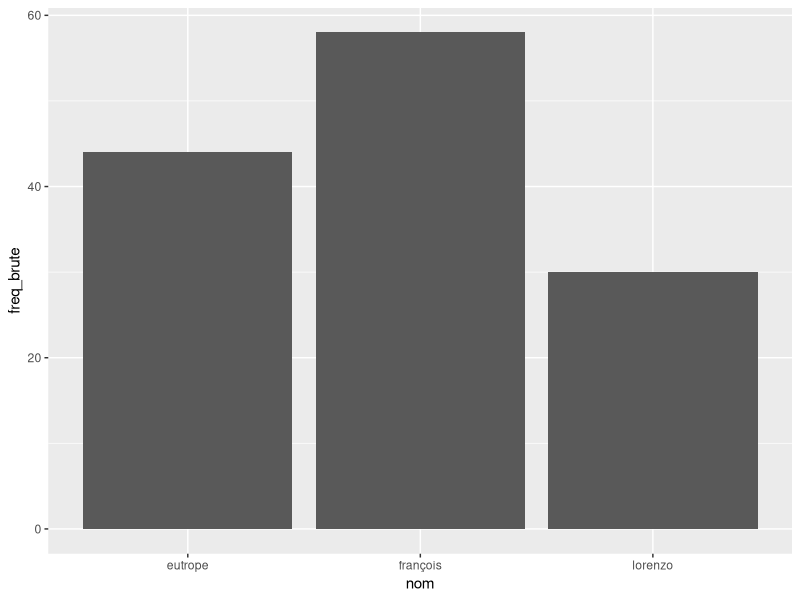
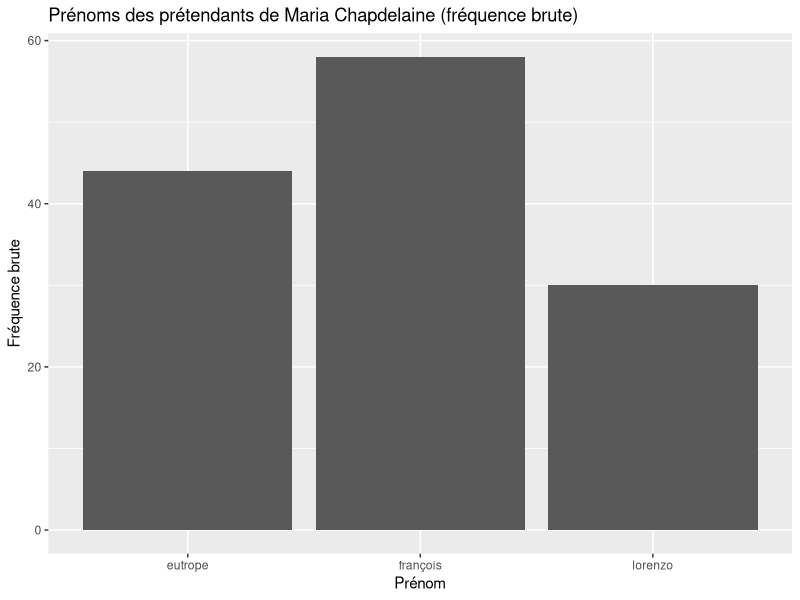
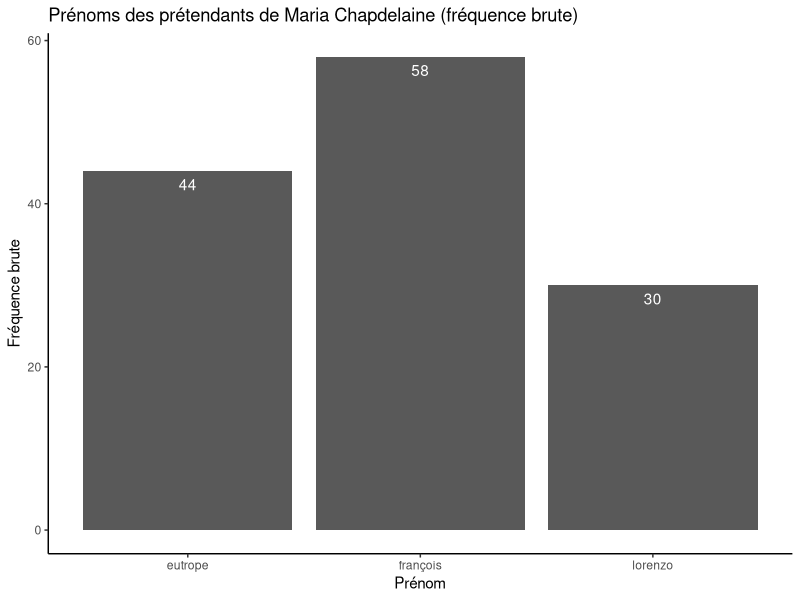
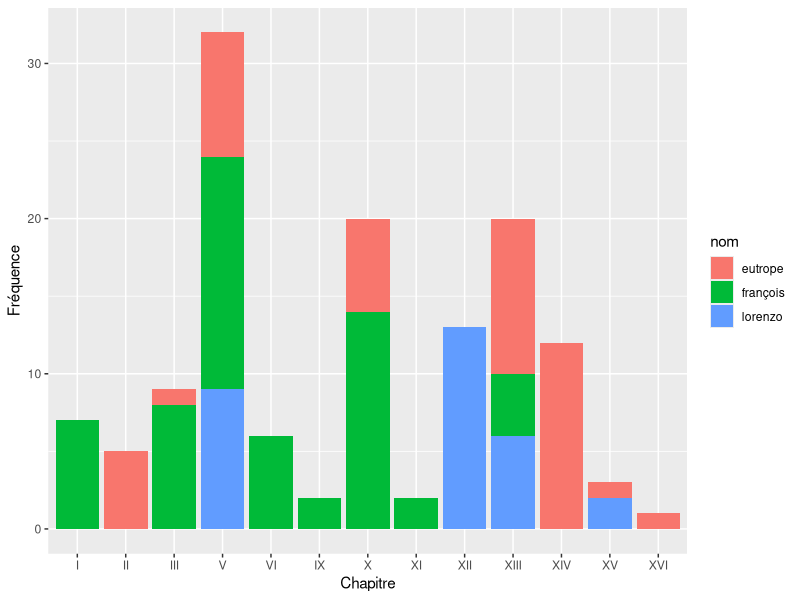
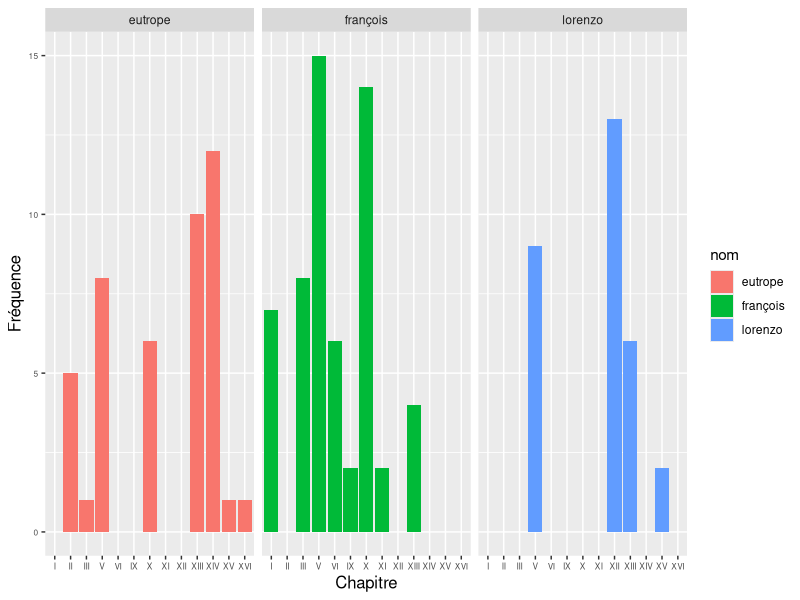
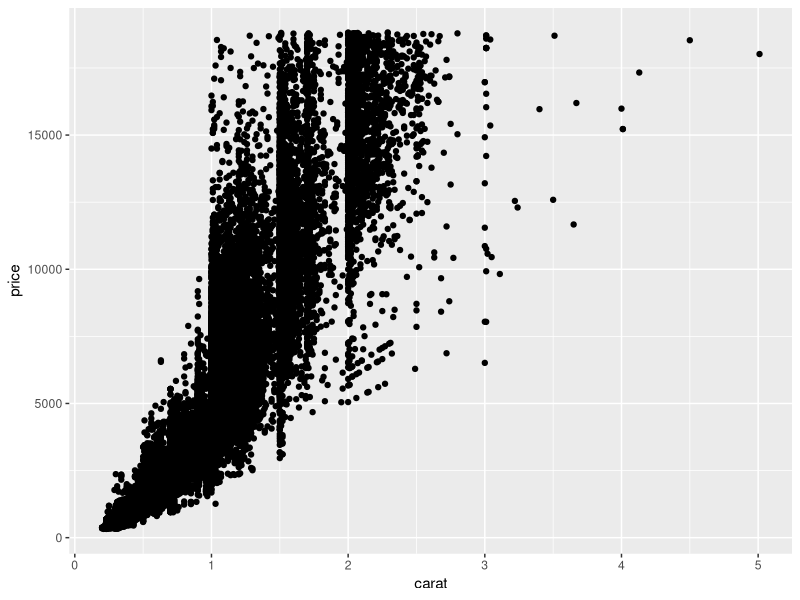
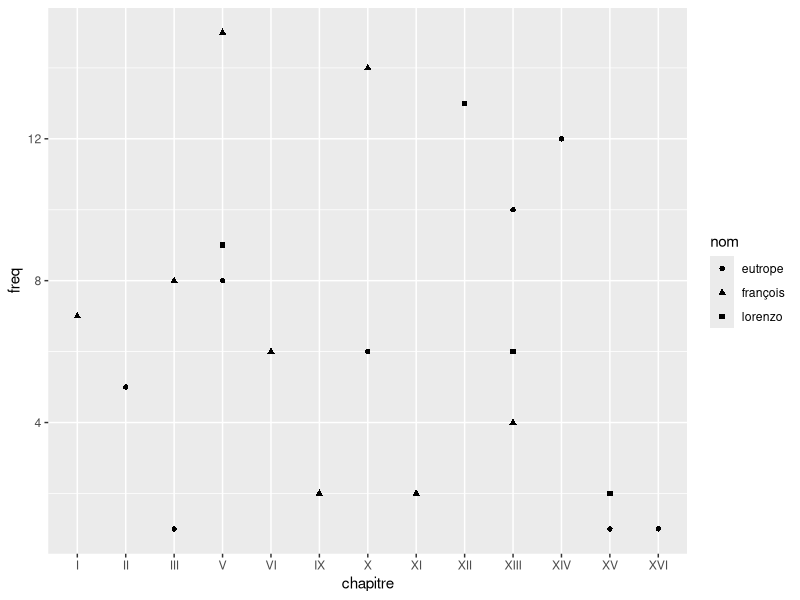
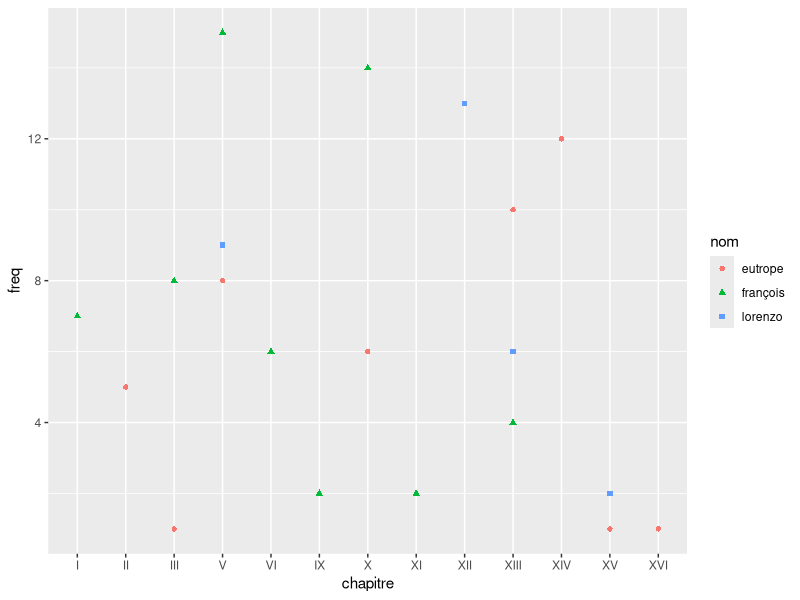

The R source for these figures, in order:
## ---- chunk 1
mois_c <- c("février", "janvier", "novembre","mars", "octobre", "avril", "mai", "juin",
            "juillet", "août","septembre","août", "mars", "février", "décembre", "juin")

sort(mois_c)

## ---- chunk 2
# On peut créer un vecteur qui indiquera à la fonction `factor()` quel ordre je souhaite donner à mes données catégoriques (argument `levels=`)
ordre_mois <- c("janvier", "février", "mars", "avril", "mai", "juin", "juillet", "août",
                  "septembre", "octobre", "novembre", "décembre")

# On transforme ainsi le vecteur mois_c, de type `character`, en vecteur catégorique (facteur)
mois_f <- factor(x = mois_c,
       levels = ordre_mois)

# On peut vérifier le type de données
class(mois_f)

# On peut trier les valeurs selon l'ordre fourni à l'argument `levels=`
sort(mois_f)

# Ou selon l'ordre inversé
sort(mois_f, decreasing = TRUE)
## ---- chunk 3
# Création d'un vecteur comprenant 16 éléments (répétition de certains noms de mois, dont l'un mal orthographié)
mois_c <- c("février", "janvier", "movembre","mars", "octobre", "avril", "mai", "juin",
            "juillet", "août","septembre","août", "mars", "février", "décembre", "juin")

# Le vecteur de caractères est transformé en facteur. L'ordre des mois est précisé avec levels=
mois_f <- factor(x = mois_c,
       levels = c("janvier", "février", "mars", "avril", "mai", "juin", "juillet", "août",
                  "septembre", "octobre", "novembre", "décembre"))

mois_f

## ---- chunk 4
str(mois_f)
## ---- chunk 5
class(mois_f) # la structure est de type factor
typeof(mois_f) # les données elles-mêmes sont de type numérique (integer)

## ---- chunk 6
# Installation et activation des librairies requises
if(!"data.table" %in% rownames(installed.packages())) {install.packages("data.table")}
if(!"ggplot2" %in% rownames(installed.packages())) {install.packages("ggplot2")}
library(ggplot2)
library(data.table)

# Importation de la structure de données
pretendants_freq_brute <- fread("../donnees/maria_freq_brute_pretendants.csv")


## ---- chunk 7
# On crée une première couche contenant les données et leur projection en composantes esthétiques.
p <- ggplot(pretendants_freq_brute, aes(x=nom, y=freq_brute))

# On ajoute à cette première couche (avec l'opérateur + ) les formes géométriques. 
p2 <- p + geom_bar(stat = "identity")

p2

## ---- chunk 8
p3 <- p2 +
  ggtitle("Prénoms des prétendants de Maria Chapdelaine (fréquence brute)")+ 
  xlab("Prénom") +
  ylab("Fréquence brute")

p3
## ---- chunk 9
p3 + 
  geom_text(aes(label=freq_brute), vjust=1.6, color="white") +
  theme_classic()
## ---- chunk 10
# Importation de la table
pretendants_freq_chap <- fread("../donnees/maria_freq_pretendants_chapitre.csv")

# On raccourci les noms donnés aux chapitres pour alléger les titres d'axes des graphiques
library(stringr)
pretendants_freq_chap[, chapitre:=str_extract(chapitre, pattern = "(?<=\\s)[IVX]+$")]

# On transforme les titres de chapitres en données catégoriques (facteurs) et on ordonne leur présentataion
pretendants_freq_chap[, chapitre:=factor(chapitre, levels = c("I", "II", "III", "V", "VI", "IX", "X", "XI", "XII", "XIII", "XIV", "XV", "XVI"))]

pretendants_freq_chap
## ---- chunk 11

# La première couche constituée des données et des éléments esthétiques sera la même pour les deux types de diagrammes
p <- ggplot(pretendants_freq_chap, aes(x=chapitre, y=freq, fill=nom))

# Option 1: le diagramme utilise les couleurs pour indiquer la distribution des valeurs selon la variable `nom`.
p + geom_bar(stat = "identity", position = "stack")+
  xlab("Chapitre")+
  ylab("Fréquence")

# Option 2: le diagramme distribue les données dans trois facettes
p + geom_bar(stat = "identity") +
  facet_wrap(~ nom) +
  theme(axis.text=element_text(size=6),     #On diminue la taille des titres d'axes pour éviter
        axis.title=element_text(size=12))+  #les chevauchements
  xlab("Chapitre")+
  ylab("Fréquence")

## ---- chunk 12
ggplot(diamonds, aes(x=carat, y=price))+
  geom_point()
## ---- chunk 13
p <- ggplot(pretendants_freq_chap, aes(x=chapitre, y=freq, shape = nom))

p + geom_point()
## ---- chunk 14
p <- ggplot(pretendants_freq_chap, aes(x=chapitre, y=freq, shape = nom, colour=nom))

p + geom_point()
## ---- chunk 15

p <- ggplot(pretendants_freq_chap, aes(x=chapitre, y=freq, shape = nom))

p + geom_point(aes(colour = nom), size = 4) +
  geom_point(colour = "white", size = 1.5) +
  xlab("Chapitre") +
  ylab("Fréquence relative")


## ---- chunk 16
# Ajout d'une couche geom_line()
p <- ggplot(pretendants_freq_chap, aes(x=chapitre, y=freq, shape = nom))

p + geom_point(aes(colour = nom), size = 4)+
  geom_point(colour = "white", size = 1.5)+
  facet_wrap(~nom)+
  theme(axis.text=element_text(size=6),  # La fonction theme() permet de réduire la taille
        axis.title=element_text(size=12))+ # des caractères d'axes
  xlab("Chapitre")+
  ylab("Fréquence relative")
## ---- chunk 17
# Division du graphique en facettes

p + geom_point(aes(colour = nom), size = 4)+
  geom_point(colour = "white", size = 1.5)+
  geom_line(aes(group = nom, colour = nom))+
  facet_wrap(~nom)+
  theme(axis.text=element_text(size=6),
        axis.title=element_text(size=12))+
  xlab("Chapitre")+
  ylab("Fréquence relative")
